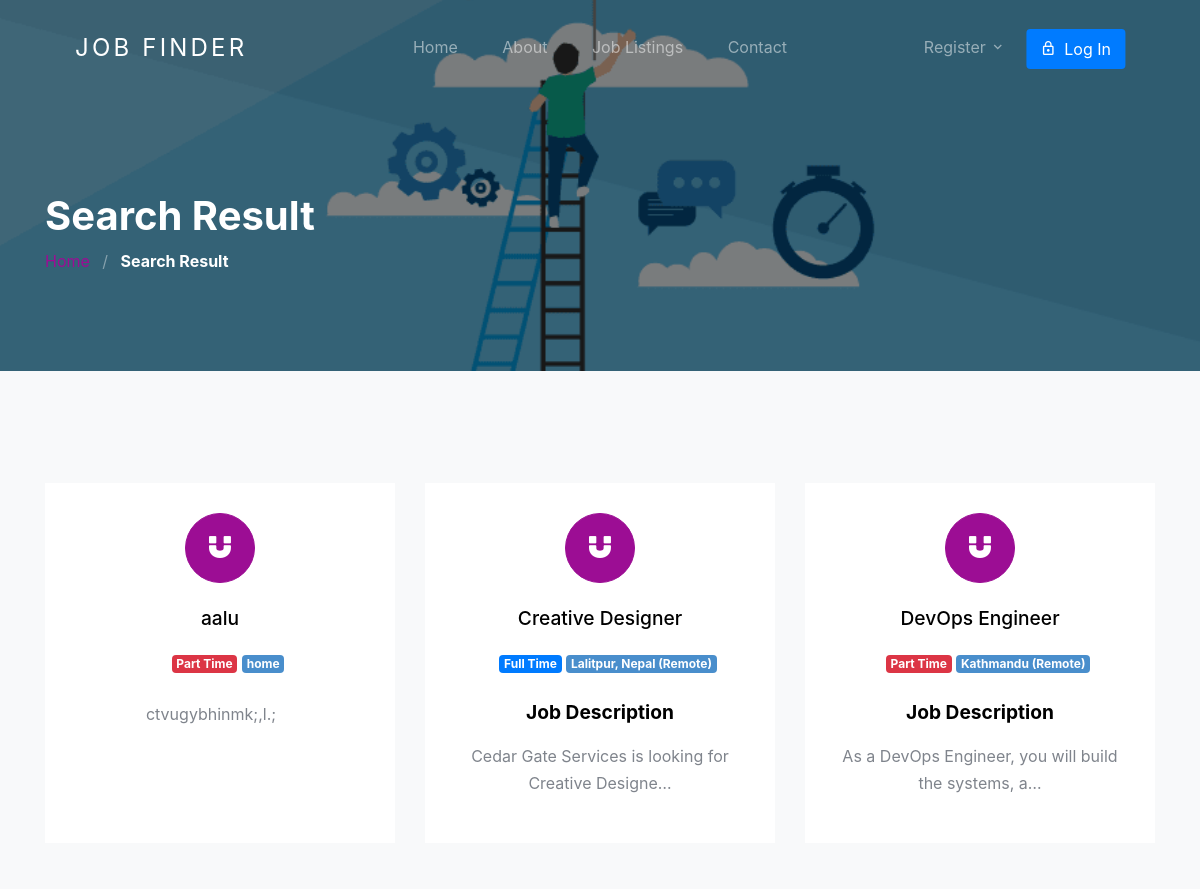
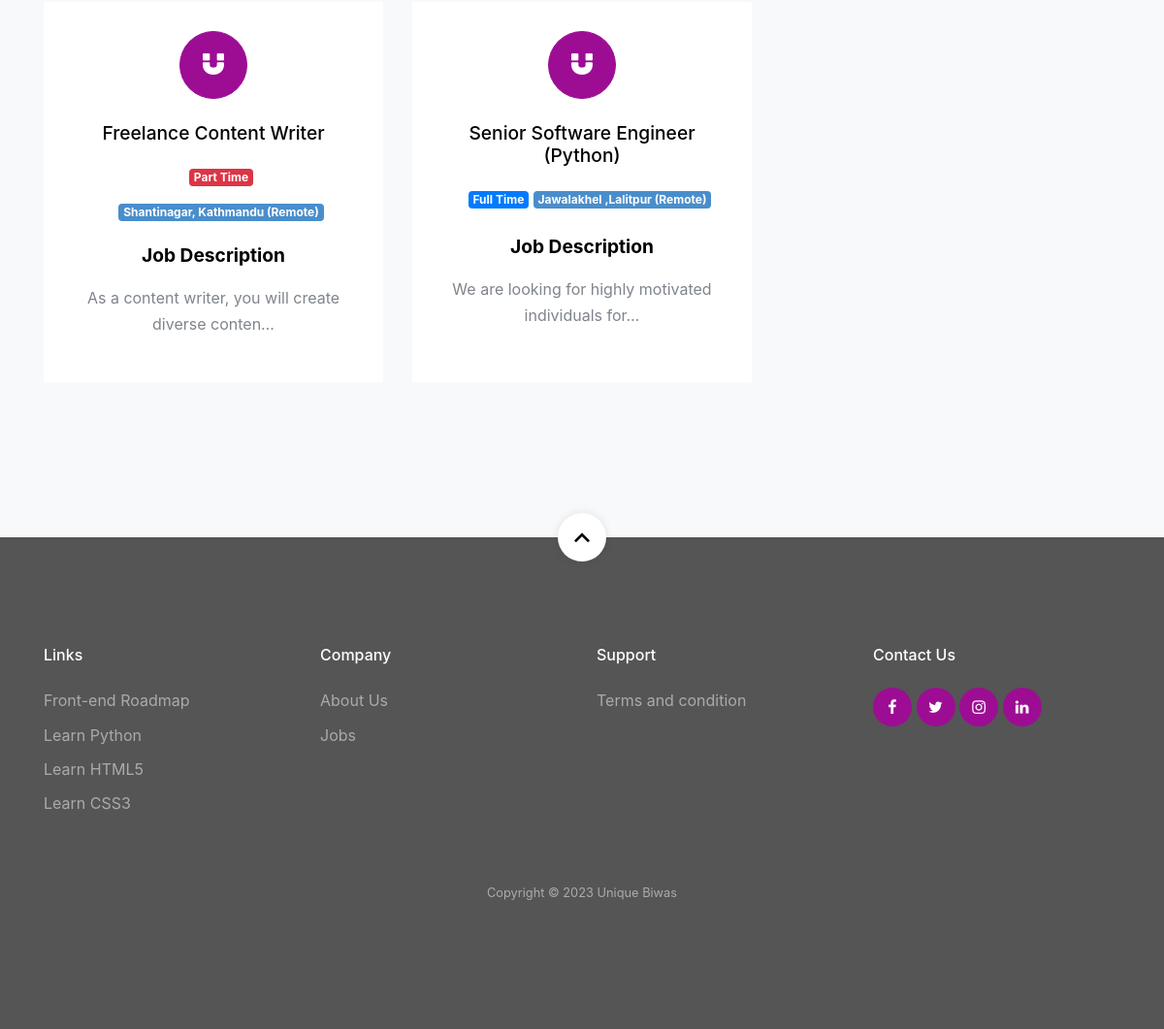
Page /result/ on the committed database (2 pictures, top to bottom).
### jobapp/models.py (models this page shows, shortened)
class Job(models.Model):
    user = models.ForeignKey(User, related_name='User', on_delete=models.CASCADE)
    title = models.CharField(max_length=300)
    description = RichTextField()
    tags = TaggableManager()
    location = models.CharField(max_length=300)
    job_type = models.CharField(choices=JOB_TYPE, max_length=1)
    category = models.ForeignKey(Category,related_name='Category', on_delete=models.CASCADE)
    salary = models.CharField(max_length=30, blank=True)
    company_name = models.CharField(max_length=300)
    company_description = RichTextField(blank=True, null=True)
    url = models.URLField(max_length=200)
    last_date = models.DateField()
    is_published = models.BooleanField(default=False)
    is_closed = models.BooleanField(default=False)
    timestamp = models.DateTimeField(auto_now=True)

### jobapp/views.py (the view)
# urls.py: path('result/', views.search_result_view, name='search_result'),
def search_result_view(request):
    job_list = Job.objects.order_by('-timestamp')
    if 'job_title_or_company_name' in request.GET:
        job_title_or_company_name = request.GET['job_title_or_company_name']
        if job_title_or_company_name:
            job_list = job_list.filter(title__icontains=job_title_or_company_name) | job_list.filter(
                company_name__icontains=job_title_or_company_name)
    if 'location' in request.GET:
        location = request.GET['location']
        if location:
            job_list = job_list.filter(location__icontains=location)
    if 'job_type' in request.GET:
        job_type = request.GET['job_type']
        if job_type:
            job_list = job_list.filter(job_type__iexact=job_type)
    paginator = Paginator(job_list, 10)
    page_number = request.GET.get('page')
    page_obj = paginator.get_page(page_number)
    no_results = not job_list.exists()
    context = {
        'page_obj': page_obj,
        'no_results': no_results,  # Add this flag to the context
    }
    return render(request, 'jobapp/result.html', context)

### template/jobapp/result.html (shortened to what this page needs)
{% extends 'base.html' %}
{% load static %}
{% block content %}
<section class="section-hero overlay inner-page bg-image" style="background-image: url('{% static 'images/bgrr.jpg' %}');"
  id="home-section">
  <div class="container">
    <div class="row">
      <div class="col-md-7">
        <h1 class="text-white font-weight-bold">Search Result</h1>
        <div class="custom-breadcrumbs">
          <a href="{% url 'jobapp:home' %}">Home</a> <span class="mx-2 slash">/</span>
          <span class="text-white"><strong>Search Result</strong></span>
        </div>
      </div>
    </div>
  </div>
</section>
<section class="site-section services-section bg-light block__62849" id="next-section">
  <div class="container">
    <div class="row">
      {% for job in page_obj %}
      <div class="col-6 col-md-6 col-lg-4 mb-4 mb-lg-5">
        <a href="{% url 'jobapp:single-job' job.id %}" class="block__16443 min-h text-center d-block">
          <span class="custom-icon mx-auto"><span class="icon-magnet d-block"></span></span>
          <h3>{{ job.title }}</h3>
          <ul class="job-listing-meta list-unstyled pl-3 mb-0">
            <li class="menu-fix mb-2">
              {% if job.job_type == '1' %}
              <span class="badge badge-primary">
                Full Time
              </span>
              {% elif job.job_type == '2'%}
              <span class="badge badge-danger">
                Part Time
              </span>
              {% else  %}
              <span class="badge badge-info">
                Internship
              </span>
              {% endif %}</li>
            <li class="badge badge-secondary menu-fix mb-2"> {{ job.location }}</li>
          </ul>
          <p>{{ job.description | safe | truncatechars:100}}</p>
        </a>
      </div>
      {% endfor %}
    </div>
  </div>
</section>
{% endblock content %}

### static/css/style.css (style rules this page uses)
body { font-weight: 400; font-size: 1rem; line-height: 1.7; position: relative; }
body:after { content: ""; position: absolute; top: 0; left: 0; right: 0; bottom: 0; background: rgba(0, 0, 0, 0.7); z-index: 100; opacity: 0; visibility: hidden; -webkit-transition: .3s all ease; -o-transition: .3s all ease; transition: .3s all ease; }
h1, h2, h3, h4 { color: #000; }
.site-section { padding-top: 7rem; padding-bottom: 7rem; position: relative; z-index: 2; }
.bg-image { background-size: cover; background-position: center center; background-repeat: no-repeat; }
.custom-breadcrumbs a { color: #9c0d94; }
.custom-breadcrumbs .slash { color: rgba(255, 255, 255, 0.4); }
.section-hero, .section-hero > .container > .row { height: 100vh; min-height: 900px; }
.section-hero.inner-page, .section-hero.inner-page > .container > .row { height: auto; min-height: auto; padding-top: 6em; padding-bottom: 3em; }
.section-hero.overlay, .section-hero.overlay-2 { position: relative; }
.section-hero.overlay:before, .section-hero.overlay-2:before { z-index: 1; position: absolute; content: ""; top: 0; left: 0; right: 0; bottom: 0; background: rgba(0, 0, 0, 0.5); }
.section-hero > .container { z-index: 2; position: relative; }
.block__62849 .block__16443 { background: #fff; padding: 30px; -webkit-transition: .3s all ease; -o-transition: .3s all ease; transition: .3s all ease; top: 0; position: relative; text-decoration: none; }
.block__62849 .block__16443 .custom-icon { display: block; position: relative; width: 70px; height: 70px; border-radius: 50%; border: 1px solid #9c0d94; background: #9c0d94; margin-bottom: 1.5rem; -webkit-transition: .3s all ease; -o-transition: .3s all ease; transition: .3s all ease; }
.block__62849 .block__16443 .custom-icon:before { display: none; border-radius: 50%; position: absolute; left: 50%; top: 50%; -webkit-transform: translate(-50%, -50%); -ms-transform: translate(-50%, -50%); transform: translate(-50%, -50%); content: ""; width: 90px; height: 90px; border: 1px solid rgba(137, 186, 22, 0.2); }
.block__62849 .block__16443 [class^="icon-"], .block__62849 .block__16443 [class^="flaticon-"] { font-size: 1.6rem; color: #fff; position: absolute; top: 50%; left: 50%; -webkit-transform: translate(-50%, -50%); -ms-transform: translate(-50%, -50%); transform: translate(-50%, -50%); -webkit-transition: 0.3s all cubic-bezier(0.66, 0.2, 0.48, 0.9); -o-transition: 0.3s all cubic-bezier(0.66, 0.2, 0.48, 0.9); transition: 0.3s all cubic-bezier(0.66, 0.2, 0.48, 0.9); }
.block__62849 .block__16443 h3 { font-size: 1.2rem; margin-bottom: 1.2rem; }
.block__62849 .block__16443 p { color: #7f848c; }
.min-h { min-height: 100%; }
.menu-fix { display: inline-block }
.badge-primary { color: #fff; }
.badge-secondary { color: #fff; background-color: #498ecc; }

### rows in the picture
Job: title "aalu", job_type "Part Time", location "home", description "ctvugybhinmk;,l.;"
Job: title "Creative Designer", job_type "Full Time", location "Lalitpur, Nepal (Remote)", description "Job Description Cedar Gate Services is looking for Creative Designe…"
Job: title "DevOps Engineer", job_type "Part Time", location "Kathmandu (Remote)", description "Job Description As a DevOps Engineer, you will build the systems, a…"
Job: title "Freelance Content Writer", job_type "Part Time", location "Shantinagar, Kathmandu (Remote)", description "Job Description As a content writer, you will create diverse conten…"
Job: title "Senior Software Engineer (Python)", job_type "Full Time", location "Jawalakhel ,Lalitpur (Remote)", description "Job Description We are looking for highly motivated individuals for…"
